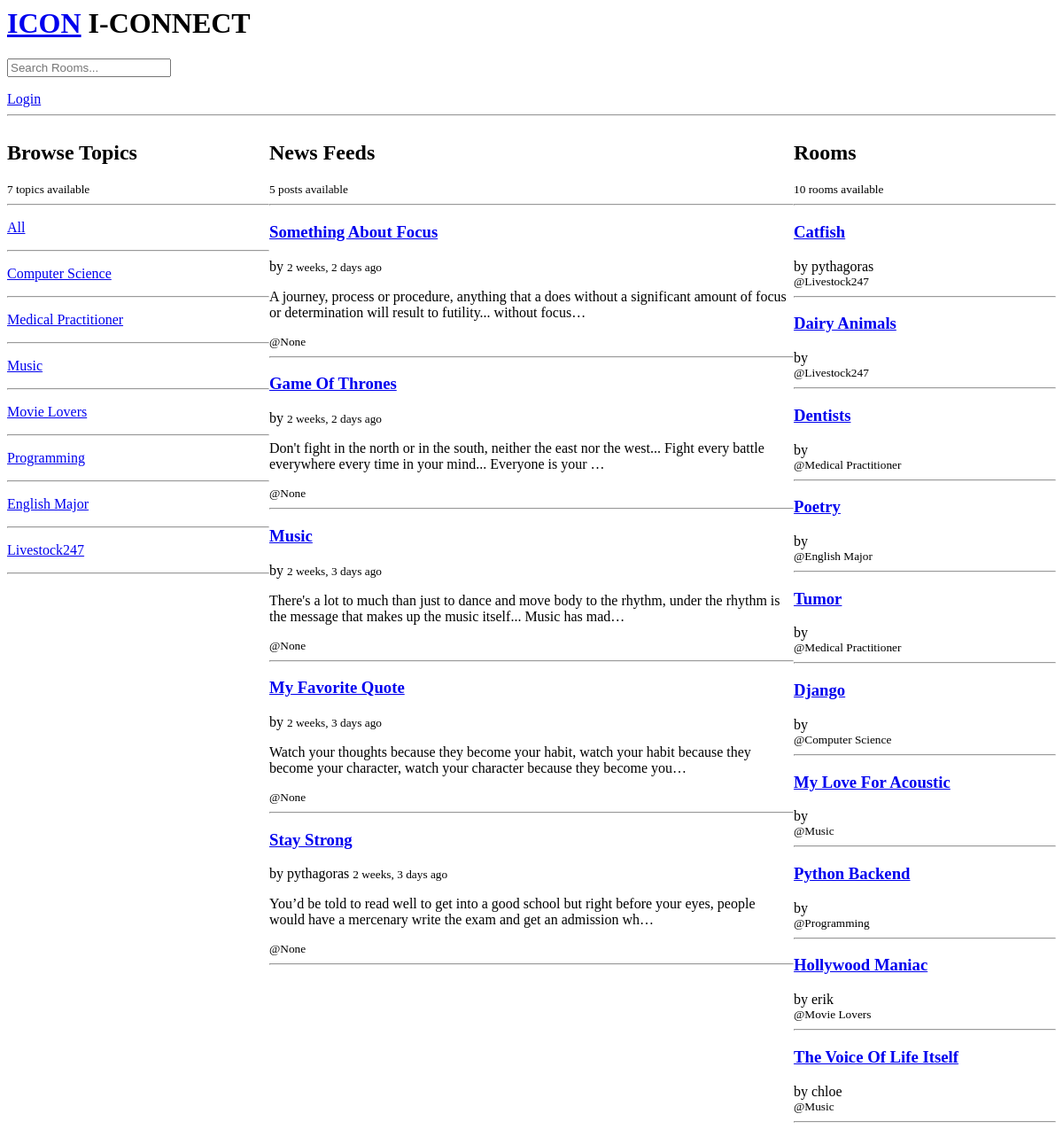
Before: / with the older database file.
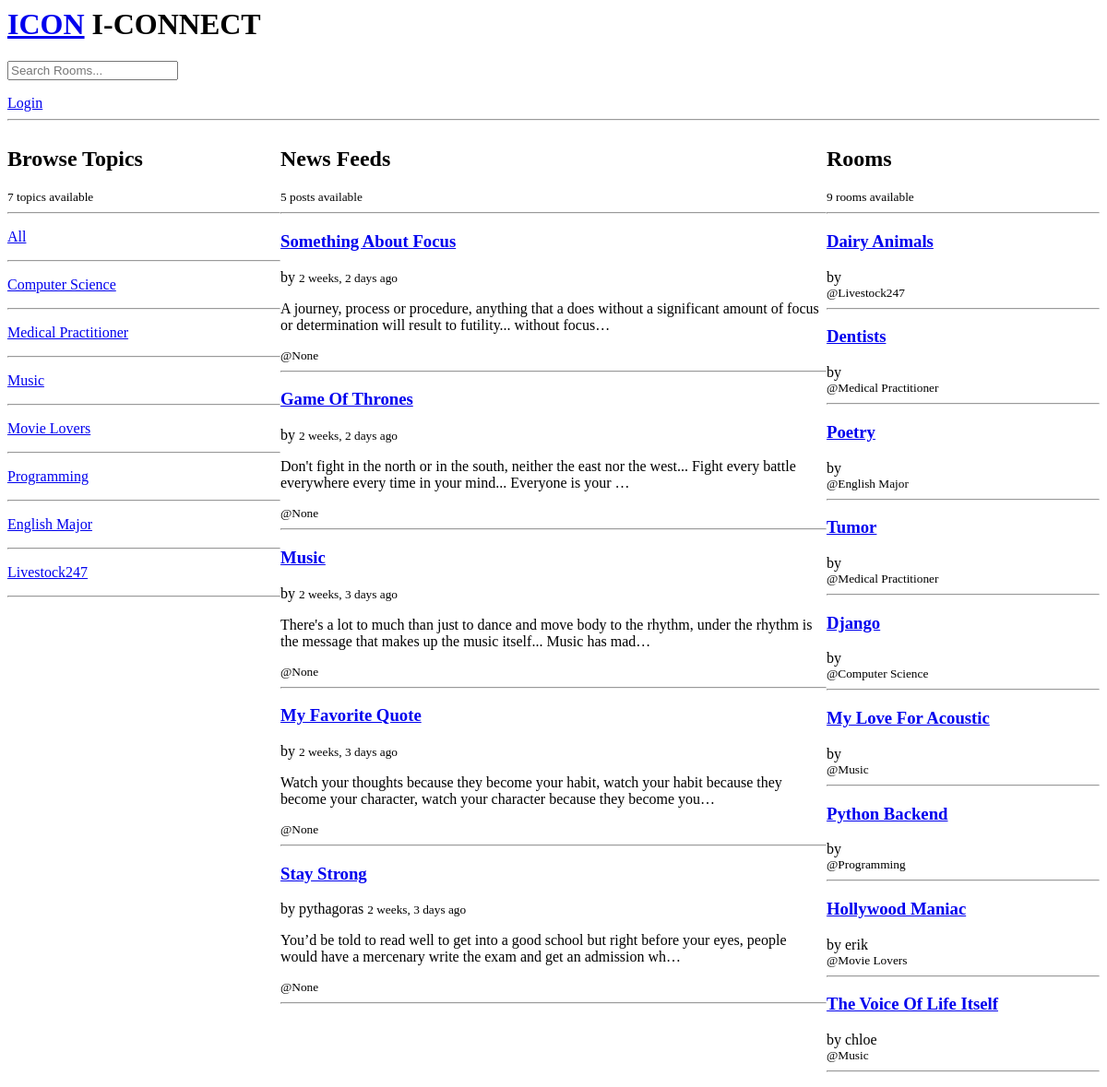
After: the same page with the newer database file.
### base/models.py (models this page shows, shortened)
class Topic(models.Model):
    name = models.CharField(max_length=70)
    updated = models.DateTimeField(auto_now=True)
    created = models.DateTimeField(auto_now_add=True)
    def __str__(self):
        return self.name

class Display(models.Model):
    host = models.ForeignKey(User, on_delete=models.SET_NULL, null=True)
    title = models.CharField(max_length=50)
    room = models.ForeignKey(Room, on_delete=models.SET_NULL, null=True)
    blog = models.TextField(max_length=99999)
    updated = models.DateTimeField(auto_now=True)
    created = models.DateTimeField(auto_now_add=True)
    class Meta:
        ordering = ["-created", "-updated"]

class Room(models.Model):
    host = models.ForeignKey(User, on_delete=models.SET_NULL, null=True)
    topic = models.ForeignKey(Topic, on_delete=models.SET_NULL, null=True)
    name = models.CharField(max_length=70)
    description = models.TextField(blank=True, null=True)
    updated = models.DateTimeField(auto_now=True)
    created = models.DateTimeField(auto_now_add=True)
    class Meta:
        ordering = ["-created", "-updated"]

### base/views.py (the view)
# urls.py: path("", views.home_view, name="home"),
def home_view(request, *args, **kwargs):
    q = request.GET.get('q') if request.GET.get('q') != None else ''
    rooms = Room.objects.filter(
        Q(topic__name__icontains=q) |
        Q(name__icontains=q) |
        Q(host__username__icontains=q)
    )
    topics = Topic.objects.all()
    displays = Display.objects.all()
    topics_count = topics.count()
    rooms_count = rooms.count()
    display_count = displays.count()
    context = {
        "topics": topics, "rooms": rooms,
        "displays": displays,"rooms_count":rooms_count,
        "topics_count": topics_count, "display_count": display_count
    }
    return render(request, "base/home.html", context)

### base/templates/base/home.html (shortened to what this page needs)
{% extends "main.html" %}
{% block content %}
<div class="home-container">
  <div class="">
    <h2>Browse Topics</h2>
      <small> {{topics_count}} topics available</small><hr></span>
    <div class="">
      <a href="{% url 'home' %}"><p>All</p></a><hr>
    </div>
    {% for topic in topics %}
    <div class="">
      <a href="{% url 'home' %}?q={{topic.name}}"><p>{{topic.name|title}}</p></a><hr>
    </div>
    {% endfor %}
  </div>
  <div class="">
    <h2>News Feeds</h2>
    <small>{{display_count}} posts available</small><hr>
    {% for display in displays %}
    <div class="">
      <a href="{% url 'blog' display.id %}"><h3>{{display.title|title}}</h3></a>
      <span>by {{display.host.username}}</span>  <small>{{display.created|timesince}} ago</small>
      <p>{{display.blog|truncatechars:150|capfirst}}</p>
      <small>@{{display.room}}</small>
      <hr>
    </div>
    {% endfor %}
  </div>
  <div class="">
    <h2>Rooms</h2>
      <small> {{rooms_count}} rooms available</small></span><hr>
    {% for room in rooms %}
    <a href="{% url 'room' room.id %}"><h3>{{room.name|title}}</h3></a><span>by {{room.host.username}}</span><br>
    <small>@{{room.topic|title}}</small><hr>
    {% endfor %}
  </div>
</div>
{% endblock content %}

Changed rows visible on the page:
removed Room: name "Catfish", host.username "pythagoras", topic "Livestock247"
Other visible differences:
{{ rooms_count }}: "10" → "9"
